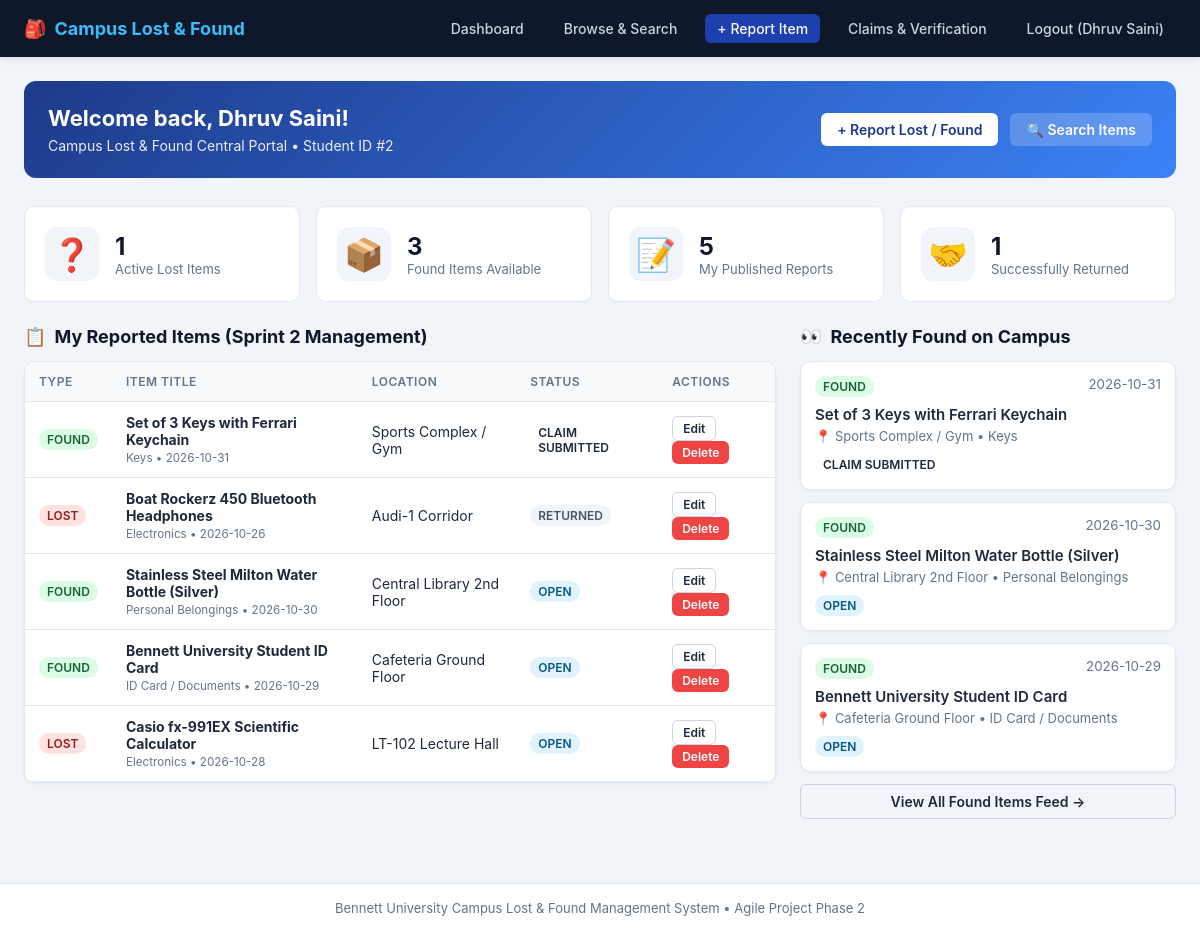
/dashboard (signed in), run on the app's committed database.
### tables this page shows
CREATE TABLE students (
            id INTEGER PRIMARY KEY AUTOINCREMENT,
            name TEXT NOT NULL,
            email TEXT UNIQUE NOT NULL,
            password TEXT NOT NULL
        );

CREATE TABLE items (
            id INTEGER PRIMARY KEY AUTOINCREMENT,
            student_id INTEGER NOT NULL,
            type TEXT NOT NULL,
            title TEXT NOT NULL,
            category TEXT NOT NULL,
            location TEXT NOT NULL,
            item_date TEXT NOT NULL,
            description TEXT,
            image_filename TEXT,
            status TEXT NOT NULL DEFAULT 'Open',
            created_at TIMESTAMP DEFAULT CURRENT_TIMESTAMP,
            FOREIGN KEY (student_id) REFERENCES students(id)
        );

### app.py (the view)
@app.route("/dashboard")
@login_required
def dashboard():
    conn = get_db()
    uid = session["student_id"]
    total_lost = conn.execute("SELECT COUNT(*) as c FROM items WHERE type = 'lost' AND status != 'Returned'").fetchone()["c"]
    total_found = conn.execute("SELECT COUNT(*) as c FROM items WHERE type = 'found' AND status != 'Returned'").fetchone()["c"]
    my_reports_cnt = conn.execute("SELECT COUNT(*) as c FROM items WHERE student_id = ?", (uid,)).fetchone()["c"]
    resolved_cnt = conn.execute("SELECT COUNT(*) as c FROM items WHERE status = 'Returned'").fetchone()["c"]
    my_items = conn.execute(
        "SELECT * FROM items WHERE student_id = ? ORDER BY id DESC LIMIT 5",
        (uid,)
    ).fetchall()
    recent_found = conn.execute(
        "SELECT items.*, students.name as reporter_name FROM items JOIN students ON items.student_id = students.id WHERE type = 'found' ORDER BY items.id DESC LIMIT 6"
    ).fetchall()
    matches = []
    my_lost_items = conn.execute(
        "SELECT * FROM items WHERE student_id = ? AND type = 'lost' AND status = 'Open'",
        (uid,)
    ).fetchall()
    for lost in my_lost_items:
        potential = conn.execute(
            """
            SELECT * FROM items
            WHERE type = 'found'
              AND status = 'Open'
              AND category = ?
              AND id != ?
            LIMIT 3
            """,
            (lost["category"], lost["id"])
        ).fetchall()
        for pot in potential:
            matches.append({
                "lost_title": lost["title"],
                "lost_id": lost["id"],
                "found_item": pot
            })
    conn.close()
    return render_template(
        "dashboard.html",
        name=session["student_name"],
        total_lost=total_lost,
        total_found=total_found,
        my_reports_cnt=my_reports_cnt,
        resolved_cnt=resolved_cnt,
        my_items=my_items,
        recent_found=recent_found,
        matches=matches
    )

### app.py (called while the page is built)
def get_db():
    conn = sqlite3.connect(DATABASE)
    conn.row_factory = sqlite3.Row
    return conn

def login_required(func):
    @wraps(func)
    def wrapper(*args, **kwargs):
        if "student_id" not in session:
            flash("Please log in first to access this page.", "error")
            return redirect(url_for("login"))
        return func(*args, **kwargs)
    return wrapper

### templates/dashboard.html (shortened to what this page needs)
{% extends "base.html" %}
{% block content %}
<div class="action-banner">
    <div>
        <h2>Welcome back, {{ name }}!</h2>
        <p>Campus Lost &amp; Found Central Portal &bull; Student ID #{{ session.get('student_id') }}</p>
    </div>
    <div class="banner-buttons">
        <a href="{{ url_for('report_item') }}" class="btn" style="background: white; color: #1e3a8a;">+ Report Lost / Found</a>
        <a href="{{ url_for('browse_items') }}" class="btn" style="background: rgba(255,255,255,0.2); color: white;">🔍 Search Items</a>
    </div>
</div>
<div class="stats-grid">
    <div class="stat-card">
        <div class="stat-icon">❓</div>
        <div>
            <div class="stat-num">{{ total_lost }}</div>
            <div class="stat-label">Active Lost Items</div>
        </div>
    </div>
    <div class="stat-card">
        <div class="stat-icon">📦</div>
        <div>
            <div class="stat-num">{{ total_found }}</div>
            <div class="stat-label">Found Items Available</div>
        </div>
    </div>
    <div class="stat-card">
        <div class="stat-icon">📝</div>
        <div>
            <div class="stat-num">{{ my_reports_cnt }}</div>
            <div class="stat-label">My Published Reports</div>
        </div>
    </div>
    <div class="stat-card">
        <div class="stat-icon">🤝</div>
        <div>
            <div class="stat-num">{{ resolved_cnt }}</div>
            <div class="stat-label">Successfully Returned</div>
        </div>
    </div>
</div>
<div style="display: grid; grid-template-columns: 2fr 1fr; gap: 24px; margin-top: 24px;">
    <div>
        <div class="section-title">
            <span>📋</span> My Reported Items (Sprint 2 Management)
        </div>
        <div class="card" style="padding: 0; overflow: hidden;">
            {% if my_items %}
            <table>
                <thead>
                    <tr>
                        <th>Type</th>
                        <th>Item Title</th>
                        <th>Location</th>
                        <th>Status</th>
                        <th>Actions</th>
                    </tr>
                </thead>
                <tbody>
                    {% for it in my_items %}
                    <tr>
                        <td>
                            <span class="badge badge-{{ it.type }}">{{ it.type }}</span>
                        </td>
                        <td>
                            <strong>{{ it.title }}</strong><br>
                            <small style="color: var(--text-muted);">{{ it.category }} &bull; {{ it.item_date }}</small>
                        </td>
                        <td>{{ it.location }}</td>
                        <td>
                            <span class="badge badge-{{ it.status|lower|replace(' ', '-') }}">{{ it.status }}</span>
                        </td>
                        <td>
                            <a href="{{ url_for('edit_item', item_id=it.id) }}" class="btn btn-sm btn-outline">Edit</a>
                            <form action="{{ url_for('delete_item', item_id=it.id) }}" method="POST" style="display: inline;" onsubmit="return confirm('Delete this report?');">
                                <button type="submit" class="btn btn-sm btn-danger">Delete</button>
                            </form>
                        </td>
                    </tr>
                    {% endfor %}
                </tbody>
            </table>
            {% else %}
            <div style="padding: 30px; text-align: center; color: var(--text-muted);">
                You haven't reported any items yet. <a href="{{ url_for('report_item') }}">Report one now</a>.
            </div>
            {% endif %}
        </div>
    </div>
    <div>
        <div class="section-title">
            <span>👀</span> Recently Found on Campus
        </div>
        <div style="display: flex; flex-direction: column; gap: 12px;">
            {% for rf in recent_found[:4] %}
            <div class="card" style="padding: 14px;">
                <div style="display: flex; justify-content: space-between; align-items: start;">
                    <span class="badge badge-found">FOUND</span>
                    <small style="color: var(--text-muted);">{{ rf.item_date }}</small>
                </div>
                <div style="margin-top: 8px; font-weight: 600; font-size: 15px;">{{ rf.title }}</div>
                <div style="font-size: 13px; color: var(--text-muted); margin: 4px 0 10px;">
                    📍 {{ rf.location }} &bull; {{ rf.category }}
                </div>
                <div style="display: flex; justify-content: space-between; align-items: center;">
                    <span class="badge badge-{{ rf.status|lower|replace(' ', '-') }}">{{ rf.status }}</span>
                </div>
            </div>
            {% endfor %}
            <a href="{{ url_for('browse_items') }}" class="btn btn-outline" style="text-align: center;">View All Found Items Feed &rarr;</a>
        </div>
    </div>
</div>
{% endblock %}

### templates/base.html (shortened to what this page needs)
<!DOCTYPE html>
<html lang="en">
<head>
</head>
<body>
    <header>
        <div class="nav-container">
            <a href="{{ url_for('dashboard') if session.get('student_id') else url_for('login') }}" class="brand-logo">
                <span>🎒</span> Campus Lost &amp; Found
            </a>
            <div class="nav-links">
                {% if session.get('student_id') %}
                <a href="{{ url_for('dashboard') }}">Dashboard</a>
                <a href="{{ url_for('browse_items') }}">Browse &amp; Search</a>
                <a href="{{ url_for('report_item') }}" class="nav-btn-highlight">+ Report Item</a>
                <a href="{{ url_for('my_claims') }}">Claims &amp; Verification</a>
                <a href="{{ url_for('logout') }}">Logout ({{ session.get('student_name') }})</a>
                {% else %}
                <a href="{{ url_for('login') }}">Login</a>
                <a href="{{ url_for('register') }}" class="nav-btn-highlight">Register</a>
                {% endif %}
            </div>
        </div>
    </header>
    <div class="main-wrapper">
        {% block content %}{% endblock %}
    </div>
    <footer>
        <p>Bennett University Campus Lost &amp; Found Management System &bull; Agile Project Phase 2</p>
    </footer>
</body>
</html>

### templates/base.html (style rules this page uses)
:root { --primary: #1e40af; --primary-hover: #1d4ed8; --dark: #0f172a; --light: #f8fafc; --card-bg: #ffffff; --border: #e2e8f0; --text-main: #1e293b; --text-muted: #64748b; --danger: #ef4444; --success: #10b981; --warning: #f59e0b; }
* { box-sizing: border-box; margin: 0; padding: 0; font-family: -apple-system, BlinkMacSystemFont, "Segoe UI", Roboto, Helvetica, Arial, sans-serif; }
body { background: #f1f5f9; color: var(--text-main); min-height: 100vh; display: flex; flex-direction: column; }
header { background: var(--dark); color: white; box-shadow: 0 2px 8px rgba(0, 0, 0, 0.1); }
.nav-container { max-width: 1200px; margin: 0 auto; display: flex; justify-content: space-between; align-items: center; padding: 14px 24px; }
.brand-logo { font-size: 18px; font-weight: 700; color: #38bdf8; text-decoration: none; display: flex; align-items: center; gap: 8px; }
.nav-links { display: flex; align-items: center; gap: 16px; }
.nav-links a { color: #cbd5e1; text-decoration: none; font-size: 14px; font-weight: 500; padding: 6px 12px; border-radius: 6px; transition: all 0.2s; }
.nav-btn-highlight { background: var(--primary) !important; color: white !important; }
.main-wrapper { max-width: 1200px; margin: 24px auto; padding: 0 24px; flex: 1; width: 100%; }
.badge { display: inline-block; padding: 3px 8px; border-radius: 12px; font-size: 12px; font-weight: 600; text-transform: uppercase; }
.badge-lost { background: #fee2e2; color: #991b1b; }
.badge-found { background: #dcfce7; color: #166534; }
.badge-open { background: #e0f2fe; color: #075985; }
.badge-returned { background: #f1f5f9; color: #475569; }
.btn { display: inline-block; padding: 8px 16px; border-radius: 6px; font-size: 14px; font-weight: 600; text-decoration: none; cursor: pointer; border: none; transition: all 0.2s; }
.btn-outline { background: transparent; border: 1px solid #cbd5e1; color: var(--text-main); }
.btn-danger { background: var(--danger); color: white; }
.btn-sm { padding: 4px 10px; font-size: 12px; }
.card { background: white; border-radius: 10px; border: 1px solid var(--border); padding: 20px; box-shadow: 0 1px 3px rgba(0, 0, 0, 0.05); }
footer { background: white; border-top: 1px solid var(--border); text-align: center; padding: 16px; font-size: 13px; color: var(--text-muted); margin-top: 40px; }

### templates/dashboard.html (style rules this page uses)
.stats-grid { display: grid; grid-template-columns: repeat(auto-fit, minmax(220px, 1fr)); gap: 16px; margin-bottom: 24px; }
.stat-card { background: white; padding: 20px; border-radius: 10px; border: 1px solid var(--border); display: flex; align-items: center; gap: 16px; }
.stat-icon { font-size: 32px; background: #f1f5f9; width: 54px; height: 54px; display: flex; align-items: center; justify-content: center; border-radius: 12px; }
.stat-num { font-size: 24px; font-weight: 700; color: var(--dark); }
.stat-label { font-size: 13px; color: var(--text-muted); }
.action-banner { background: linear-gradient(135deg, #1e3a8a 0%, #3b82f6 100%); color: white; padding: 24px; border-radius: 12px; margin-bottom: 28px; display: flex; justify-content: space-between; align-items: center; }
.action-banner h2 { font-size: 22px; margin-bottom: 6px; }
.action-banner p { font-size: 14px; opacity: 0.9; }
.banner-buttons { display: flex; gap: 12px; }
.section-title { font-size: 18px; font-weight: 700; margin-bottom: 14px; color: var(--dark); display: flex; align-items: center; gap: 8px; }
table { width: 100%; border-collapse: collapse; }
th, td { padding: 12px 14px; text-align: left; border-bottom: 1px solid var(--border); font-size: 14px; }
th { background: #f8fafc; color: var(--text-muted); font-weight: 600; font-size: 12px; text-transform: uppercase; letter-spacing: 0.5px; }

### data on the page
students: get "Dhruv Saini", name "Dhruv Saini"
items: type "FOUND", title "Set of 3 Keys with Ferrari Keychain", category "Keys", item_date "2026-10-31", location "Sports Complex / Gym", status "CLAIM SUBMITTED"
items: type "LOST", title "Boat Rockerz 450 Bluetooth Headphones", category "Electronics", item_date "2026-10-26", location "Audi-1 Corridor", status "RETURNED"
items: type "FOUND", title "Stainless Steel Milton Water Bottle (Silver)", category "Personal Belongings", item_date "2026-10-30", location "Central Library 2nd Floor", status "OPEN"
items: type "FOUND", title "Bennett University Student ID Card", category "ID Card / Documents", item_date "2026-10-29", location "Cafeteria Ground Floor", status "OPEN"
items: type "LOST", title "Casio fx-991EX Scientific Calculator", category "Electronics", item_date "2026-10-28", location "LT-102 Lecture Hall", status "OPEN"

### other printed values
{{ session.get('student_id') }} "2"
{{ total_lost }} "1"
{{ total_found }} "3"
{{ my_reports_cnt }} "5"
{{ resolved_cnt }} "1"
